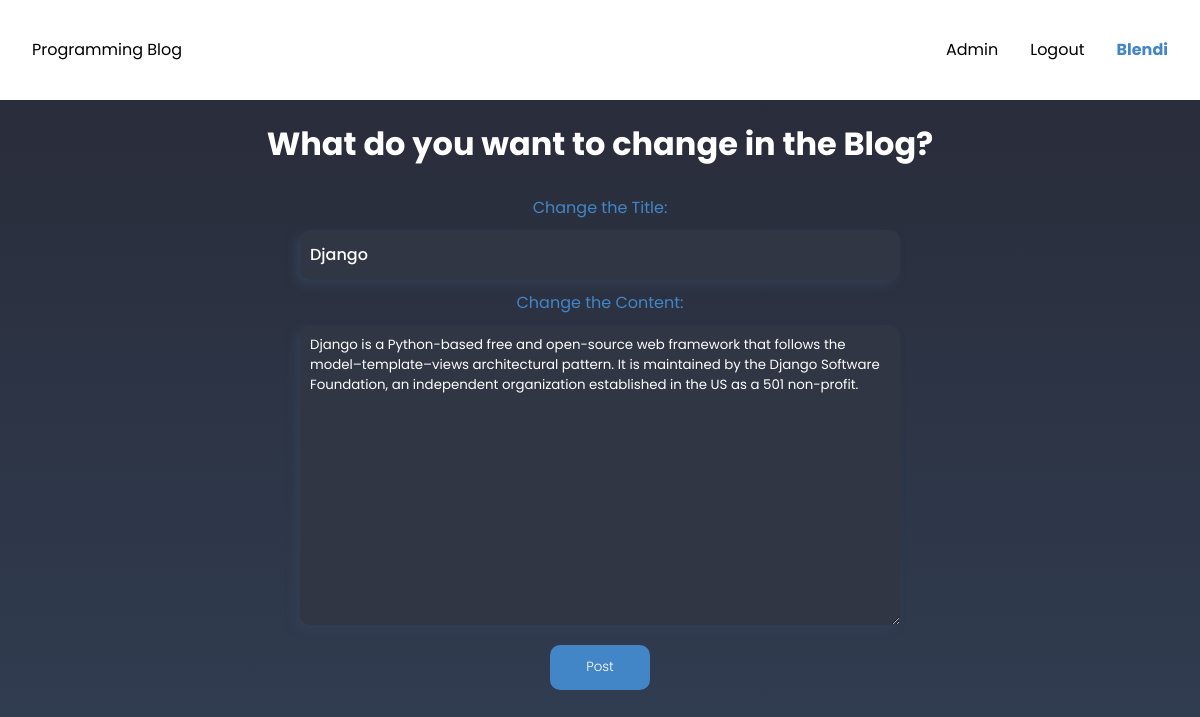
Screenshot of /edit_blog.php?id=27 (signed in) with the database file from the repository.
### tables this page shows
CREATE TABLE `posts` (
  `P_ID` int(11) NOT NULL,
  `Title` varchar(255) NOT NULL,
  `Content` text NOT NULL,
  `Date` timestamp NOT NULL DEFAULT current_timestamp()
);

### edit_blog.php (the view, shortened to what this page needs)
<?php
    require "common/navbar.php";
    require "common/database_connect.php";
    if ( isset( $_GET['id'] ) ) {
        $p_id = htmlentities( mysqli_real_escape_string( $db, $_GET['id'] ) );
        $query = "SELECT * FROM posts WHERE P_ID='$p_id'";
        $result = mysqli_query( $db, $query );
        $post = mysqli_fetch_assoc( $result );
    }
?>
<link rel="stylesheet" href="./style/edit-blog.css">
<div class="add_post">
        <h2>What do you want to change in the Blog?</h2>
        <form action="common/edit.php" method="post">
            <div class="input_field">
                <label for="title">Change the Title:</label>
                <input type="text" name="title" id="title" value="<?php echo $post['Title'] ?>">
            </div>
            <div class="input_field">
                <label for="content">Change the Content:</label>
                <textarea name="content" id="content" rows="6"><?php echo $post['Content'] ?></textarea>
            </div>
            <input type="submit" name="submit" value="Post" class="buton">
        </form>
    </div>

### style/navi.css (style rules this page uses)
*:before, *:after { box-sizing: border-box; }

### style/edit-blog.css (style rules this page uses)
* { box-sizing: border-box; text-decoration: none; }
.add_post { margin: auto; text-align: center; }
h2 { color: white; font-size: 200%; }
label { color: #4286c7; display: block; margin: 10px; }
#title { background-color: #313645; box-shadow: -5px 5px 10px #313e53; border: none; border-radius: 10px; color: white; font-weight: 500; font-family: 'Poppins', sans-serif; width: 600px; height: 50px; padding: 10px; font-size: 16px; }
#content { background-color: #313645; box-shadow: -5px 5px 10px #313e53; border: none; border-radius: 10px; color: white; font-weight: 400; font-family: 'Poppins', sans-serif; width: 600px; height: 300px; padding: 10px; }
.buton { width: 100px; height: 45px; border-radius: 10px; padding: 10px; background-color: #4286c7; border: none; font-family: 'Poppins', sans-serif; color: white; font-weight: 300; margin: 20px; transition: box-shadow 1.2s; }

### rows the page displays
posts: title "Django", content "Django is a Python-based free and open-source web framework that follows the model–template–views architectural pattern. It is maintained by the Django Software Foundation, an independent organization established in the US as a 501 non-profit."

### other values shown
$name "Blendi"
